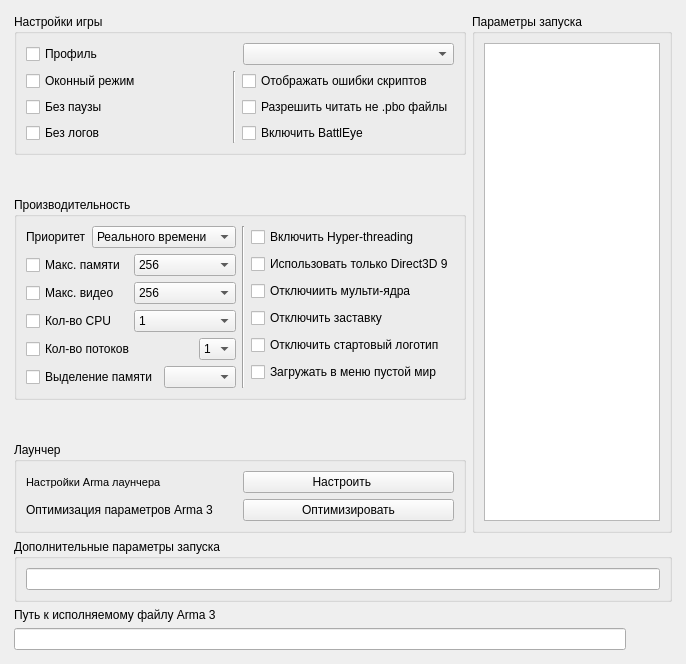
<?xml version="1.0" encoding="UTF-8"?>
<ui version="4.0">
 <class>GameSettingsView</class>
 <widget class="QWidget" name="GameSettingsView">
  <property name="geometry">
   <rect>
    <x>0</x>
    <y>0</y>
    <width>649</width>
    <height>664</height>
   </rect>
  </property>
  <layout class="QVBoxLayout" name="verticalLayout">
   <property name="leftMargin">
    <number>14</number>
   </property>
   <property name="topMargin">
    <number>14</number>
   </property>
   <property name="rightMargin">
    <number>14</number>
   </property>
   <property name="bottomMargin">
    <number>14</number>
   </property>
   <item>
    <layout class="QHBoxLayout" name="horizontalLayout_6">
     <item>
      <layout class="QVBoxLayout" name="verticalLayout_8">
       <item>
        <widget class="QGroupBox" name="settingsBox">
         <property name="title">
          <string>Настройки игры</string>
         </property>
         <layout class="QGridLayout" name="gridLayout_10">
          <item row="0" column="0">
           <layout class="QHBoxLayout" name="horizontalLayout_45">
            <item>
             <widget class="QCheckBox" name="check_name">
              <property name="toolTip">
               <string>Профиль, который будет,
выбран при запуске игры.</string>
              </property>
              <property name="text">
               <string>Профиль</string>
              </property>
             </widget>
            </item>
            <item>
             <widget class="QComboBox" name="name"/>
            </item>
           </layout>
          </item>
          <item row="1" column="0">
           <layout class="QHBoxLayout" name="horizontalLayout_7">
            <item>
             <layout class="QVBoxLayout" name="verticalLayout_9">
              <item>
               <widget class="QCheckBox" name="window">
                <property name="toolTip">
                 <string>Запуск игры,
в оконном режиме.</string>
                </property>
                <property name="text">
                 <string>Оконный режим</string>
                </property>
               </widget>
              </item>
              <item>
               <widget class="QCheckBox" name="noPause">
                <property name="toolTip">
                 <string>При альтабе, игра будет
продолжать расчитывать сцену.</string>
                </property>
                <property name="text">
                 <string>Без паузы</string>
                </property>
               </widget>
              </item>
              <item>
               <widget class="QCheckBox" name="noLogs">
                <property name="toolTip">
                 <string>Игра не будет сохранять логи работы,
увеличивает производительность.</string>
                </property>
                <property name="text">
                 <string>Без логов</string>
                </property>
               </widget>
              </item>
             </layout>
            </item>
            <item>
             <widget class="Line" name="line_2">
              <property name="orientation">
               <enum>Qt::Vertical</enum>
              </property>
             </widget>
            </item>
            <item>
             <layout class="QVBoxLayout" name="verticalLayout_10">
              <item>
               <widget class="QCheckBox" name="showScriptErrors">
                <property name="toolTip">
                 <string>Отображение ошибок
аддонов и миссий.</string>
                </property>
                <property name="text">
                 <string>Отображать ошибки скриптов</string>
                </property>
               </widget>
              </item>
              <item>
               <widget class="QCheckBox" name="noFilePatching">
                <property name="toolTip">
                 <string>&lt;html&gt;&lt;head/&gt;&lt;body&gt;&lt;p&gt;Разрешение на считывание файлов не запакованных в .pbo&lt;/p&gt;&lt;p&gt;&lt;br/&gt;&lt;/p&gt;&lt;/body&gt;&lt;/html&gt;</string>
                </property>
                <property name="text">
                 <string>Разрешить читать не .pbo файлы</string>
                </property>
               </widget>
              </item>
              <item>
               <widget class="QCheckBox" name="battleEye">
                <property name="toolTip">
                 <string>Автоматически при запуске,
включать сервис BattlEye.</string>
                </property>
                <property name="text">
                 <string>Включить BattlEye</string>
                </property>
               </widget>
              </item>
             </layout>
            </item>
           </layout>
          </item>
         </layout>
        </widget>
       </item>
       <item>
        <spacer name="verticalSpacer_2">
         <property name="orientation">
          <enum>Qt::Vertical</enum>
         </property>
         <property name="sizeHint" stdset="0">
          <size>
           <width>20</width>
           <height>40</height>
          </size>
         </property>
        </spacer>
       </item>
       <item>
        <widget class="QGroupBox" name="performanceBox">
         <property name="title">
          <string>Производительность</string>
         </property>
         <layout class="QHBoxLayout" name="horizontalLayout_46">
          <item>
           <layout class="QVBoxLayout" name="verticalLayout_37">
            <item>
             <layout class="QHBoxLayout" name="horizontalLayout_47">
              <item>
               <widget class="QLabel" name="label_priorityLaunch">
                <property name="sizePolicy">
                 <sizepolicy hsizetype="Maximum" vsizetype="Fixed">
                  <horstretch>0</horstretch>
                  <verstretch>0</verstretch>
                 </sizepolicy>
                </property>
                <property name="minimumSize">
                 <size>
                  <width>0</width>
                  <height>20</height>
                 </size>
                </property>
                <property name="text">
                 <string>Приоритет</string>
                </property>
               </widget>
              </item>
              <item>
               <widget class="QComboBox" name="priorityLaunch">
                <property name="toolTip">
                 <string>Приоритет работы в ОС.</string>
                </property>
                <item>
                 <property name="text">
                  <string>Реального времени</string>
                 </property>
                </item>
                <item>
                 <property name="text">
                  <string>Высокий</string>
                 </property>
                </item>
                <item>
                 <property name="text">
                  <string>Выше среднего</string>
                 </property>
                </item>
                <item>
                 <property name="text">
                  <string>Обычный</string>
                 </property>
                </item>
                <item>
                 <property name="text">
                  <string>Ниже среднего</string>
                 </property>
                </item>
                <item>
                 <property name="text">
                  <string>Низкий</string>
                 </property>
                </item>
               </widget>
              </item>
             </layout>
            </item>
            <item>
             <layout class="QHBoxLayout" name="horizontalLayout_48">
              <item>
               <widget class="QCheckBox" name="check_maxMem">
                <property name="minimumSize">
                 <size>
                  <width>0</width>
                  <height>20</height>
                 </size>
                </property>
                <property name="toolTip">
                 <string>Максимальное кол-во памяти ОЗУ
которые будет использовать игра.
Из-за того что игра 32-битная
игра использует максимум 2048.</string>
                </property>
                <property name="text">
                 <string>Макс. памяти</string>
                </property>
               </widget>
              </item>
              <item>
               <widget class="QComboBox" name="maxMem">
                <item>
                 <property name="text">
                  <string>256</string>
                 </property>
                </item>
                <item>
                 <property name="text">
                  <string>512</string>
                 </property>
                </item>
                <item>
                 <property name="text">
                  <string>1024</string>
                 </property>
                </item>
                <item>
                 <property name="text">
                  <string>1536</string>
                 </property>
                </item>
                <item>
                 <property name="text">
                  <string>2048</string>
                 </property>
                </item>
               </widget>
              </item>
             </layout>
            </item>
            <item>
             <layout class="QHBoxLayout" name="horizontalLayout_49">
              <item>
               <widget class="QCheckBox" name="check_maxVRAM">
                <property name="minimumSize">
                 <size>
                  <width>0</width>
                  <height>20</height>
                 </size>
                </property>
                <property name="toolTip">
                 <string>Максимальное кол-во видео памяти 
которые будет использовать игра.
Из-за того что игра 32-битная
игра использует максимум 2048.</string>
                </property>
                <property name="text">
                 <string>Макс. видео</string>
                </property>
               </widget>
              </item>
              <item>
               <widget class="QComboBox" name="maxVRAM">
                <item>
                 <property name="text">
                  <string>256</string>
                 </property>
                </item>
                <item>
                 <property name="text">
                  <string>512</string>
                 </property>
                </item>
                <item>
                 <property name="text">
                  <string>1024</string>
                 </property>
                </item>
                <item>
                 <property name="text">
                  <string>1536</string>
                 </property>
                </item>
                <item>
                 <property name="text">
                  <string>2048</string>
                 </property>
                </item>
               </widget>
              </item>
             </layout>
            </item>
            <item>
             <layout class="QHBoxLayout" name="horizontalLayout_50">
              <item>
               <widget class="QCheckBox" name="check_cpuCount">
                <property name="minimumSize">
                 <size>
                  <width>0</width>
                  <height>20</height>
                 </size>
                </property>
                <property name="toolTip">
                 <string>Кол-во CPU, которые будет использовать игра.</string>
                </property>
                <property name="text">
                 <string>Кол-во CPU</string>
                </property>
               </widget>
              </item>
              <item>
               <widget class="QComboBox" name="cpuCount">
                <item>
                 <property name="text">
                  <string>1</string>
                 </property>
                </item>
                <item>
                 <property name="text">
                  <string>2</string>
                 </property>
                </item>
                <item>
                 <property name="text">
                  <string>3</string>
                 </property>
                </item>
                <item>
                 <property name="text">
                  <string>4</string>
                 </property>
                </item>
                <item>
                 <property name="text">
                  <string>5</string>
                 </property>
                </item>
                <item>
                 <property name="text">
                  <string>6</string>
                 </property>
                </item>
                <item>
                 <property name="text">
                  <string>7</string>
                 </property>
                </item>
                <item>
                 <property name="text">
                  <string>8</string>
                 </property>
                </item>
               </widget>
              </item>
             </layout>
            </item>
            <item>
             <layout class="QHBoxLayout" name="horizontalLayout_51">
              <item>
               <widget class="QCheckBox" name="check_exThreads">
                <property name="minimumSize">
                 <size>
                  <width>0</width>
                  <height>20</height>
                 </size>
                </property>
                <property name="toolTip">
                 <string>Кол-во потоков, которые игра будет использовать.</string>
                </property>
                <property name="text">
                 <string>Кол-во потоков</string>
                </property>
               </widget>
              </item>
              <item>
               <widget class="QComboBox" name="exThreads">
                <property name="sizePolicy">
                 <sizepolicy hsizetype="Maximum" vsizetype="Fixed">
                  <horstretch>0</horstretch>
                  <verstretch>0</verstretch>
                 </sizepolicy>
                </property>
                <item>
                 <property name="text">
                  <string>1</string>
                 </property>
                </item>
                <item>
                 <property name="text">
                  <string>3</string>
                 </property>
                </item>
                <item>
                 <property name="text">
                  <string>5</string>
                 </property>
                </item>
                <item>
                 <property name="text">
                  <string>7</string>
                 </property>
                </item>
               </widget>
              </item>
             </layout>
            </item>
            <item>
             <layout class="QHBoxLayout" name="horizontalLayout_52">
              <item>
               <widget class="QCheckBox" name="check_malloc">
                <property name="minimumSize">
                 <size>
                  <width>0</width>
                  <height>20</height>
                 </size>
                </property>
                <property name="toolTip">
                 <string>Тип выделения памяти,
Стандартный tbb4_malloc.</string>
                </property>
                <property name="text">
                 <string>Выделение памяти</string>
                </property>
               </widget>
              </item>
              <item>
               <widget class="QComboBox" name="malloc"/>
              </item>
             </layout>
            </item>
           </layout>
          </item>
          <item>
           <widget class="Line" name="line_6">
            <property name="orientation">
             <enum>Qt::Vertical</enum>
            </property>
           </widget>
          </item>
          <item>
           <layout class="QVBoxLayout" name="verticalLayout_38">
            <item>
             <widget class="QCheckBox" name="enableHT">
              <property name="minimumSize">
               <size>
                <width>0</width>
                <height>20</height>
               </size>
              </property>
              <property name="toolTip">
               <string>Многопоточность, 
используется в основном на процессорах Intel.</string>
              </property>
              <property name="text">
               <string>Включить Hyper-threading</string>
              </property>
             </widget>
            </item>
            <item>
             <widget class="QCheckBox" name="winxp">
              <property name="minimumSize">
               <size>
                <width>0</width>
                <height>20</height>
               </size>
              </property>
              <property name="toolTip">
               <string>Использование DX9, 
применяется для ОС WinXP.</string>
              </property>
              <property name="text">
               <string>Использовать только Direct3D 9</string>
              </property>
             </widget>
            </item>
            <item>
             <widget class="QCheckBox" name="noCB">
              <property name="minimumSize">
               <size>
                <width>0</width>
                <height>20</height>
               </size>
              </property>
              <property name="toolTip">
               <string>Используется лишь 1 ядро процессора.</string>
              </property>
              <property name="text">
               <string>Отключиить мульти-ядра</string>
              </property>
             </widget>
            </item>
            <item>
             <widget class="QCheckBox" name="nosplash">
              <property name="minimumSize">
               <size>
                <width>0</width>
                <height>20</height>
               </size>
              </property>
              <property name="toolTip">
               <string>Отключить заставку при запуске,
уменьшает время запуска игры.</string>
              </property>
              <property name="text">
               <string>Отключить заставку</string>
              </property>
             </widget>
            </item>
            <item>
             <widget class="QCheckBox" name="skipIntro">
              <property name="minimumSize">
               <size>
                <width>0</width>
                <height>20</height>
               </size>
              </property>
              <property name="toolTip">
               <string>Отключить логотипы игры при запуске,
уменьшает время запуска игры.</string>
              </property>
              <property name="text">
               <string>Отключить стартовый логотип</string>
              </property>
             </widget>
            </item>
            <item>
             <widget class="QCheckBox" name="worldEmpty">
              <property name="minimumSize">
               <size>
                <width>0</width>
                <height>20</height>
               </size>
              </property>
              <property name="toolTip">
               <string>В меню загружается пустой мир,
ускоряет время запуска игры.</string>
              </property>
              <property name="text">
               <string>Загружать в меню пустой мир</string>
              </property>
             </widget>
            </item>
           </layout>
          </item>
         </layout>
        </widget>
       </item>
       <item>
        <spacer name="verticalSpacer">
         <property name="orientation">
          <enum>Qt::Vertical</enum>
         </property>
         <property name="sizeHint" stdset="0">
          <size>
           <width>20</width>
           <height>40</height>
          </size>
         </property>
        </spacer>
       </item>
       <item>
        <widget class="QGroupBox" name="optimizeBox">
         <property name="title">
          <string>Лаунчер</string>
         </property>
         <layout class="QGridLayout" name="gridLayout_11">
          <item row="0" column="0">
           <layout class="QVBoxLayout" name="verticalLayout_11">
            <item>
             <widget class="QLabel" name="launcherSettings_label">
              <property name="sizePolicy">
               <sizepolicy hsizetype="Preferred" vsizetype="Minimum">
                <horstretch>0</horstretch>
                <verstretch>0</verstretch>
               </sizepolicy>
              </property>
              <property name="font">
               <font>
                <pointsize>8</pointsize>
               </font>
              </property>
              <property name="text">
               <string>Настройки Arma лаунчера</string>
              </property>
             </widget>
            </item>
            <item>
             <widget class="QLabel" name="label_optimize">
              <property name="sizePolicy">
               <sizepolicy hsizetype="Preferred" vsizetype="Minimum">
                <horstretch>0</horstretch>
                <verstretch>0</verstretch>
               </sizepolicy>
              </property>
              <property name="text">
               <string>Оптимизация параметров Arma 3</string>
              </property>
             </widget>
            </item>
           </layout>
          </item>
          <item row="0" column="1">
           <layout class="QVBoxLayout" name="verticalLayout_12">
            <item>
             <widget class="QPushButton" name="launcherSettings">
              <property name="toolTip">
               <string>Настройки лаунчера</string>
              </property>
              <property name="text">
               <string>   Настроить       </string>
              </property>
              <property name="icon">
               <iconset resource="../../../../resources/icons.qrc">
                <normaloff>:/icons/images/darkstyle/wrench10.png</normaloff>:/icons/images/darkstyle/wrench10.png</iconset>
              </property>
             </widget>
            </item>
            <item>
             <widget class="QPushButton" name="optimize">
              <property name="toolTip">
               <string>Оптимизация параметров игры</string>
              </property>
              <property name="text">
               <string>Оптимизировать</string>
              </property>
              <property name="icon">
               <iconset resource="../../../../resources/icons.qrc">
                <normaloff>:/icons/images/darkstyle/computer monitor1.png</normaloff>:/icons/images/darkstyle/computer monitor1.png</iconset>
              </property>
             </widget>
            </item>
           </layout>
          </item>
         </layout>
        </widget>
       </item>
      </layout>
     </item>
     <item>
      <widget class="QGroupBox" name="runParametersBox">
       <property name="sizePolicy">
        <sizepolicy hsizetype="Fixed" vsizetype="Preferred">
         <horstretch>0</horstretch>
         <verstretch>0</verstretch>
        </sizepolicy>
       </property>
       <property name="maximumSize">
        <size>
         <width>200</width>
         <height>16777215</height>
        </size>
       </property>
       <property name="title">
        <string>Параметры запуска</string>
       </property>
       <layout class="QGridLayout" name="gridLayout_12">
        <item row="0" column="0">
         <widget class="QTextBrowser" name="runParameters">
          <property name="sizePolicy">
           <sizepolicy hsizetype="Preferred" vsizetype="Preferred">
            <horstretch>0</horstretch>
            <verstretch>0</verstretch>
           </sizepolicy>
          </property>
          <property name="font">
           <font>
            <pointsize>7</pointsize>
           </font>
          </property>
         </widget>
        </item>
       </layout>
      </widget>
     </item>
    </layout>
   </item>
   <item>
    <layout class="QVBoxLayout" name="verticalLayout_13">
     <item>
      <widget class="QGroupBox" name="label_addParameters">
       <property name="sizePolicy">
        <sizepolicy hsizetype="Minimum" vsizetype="Minimum">
         <horstretch>0</horstretch>
         <verstretch>0</verstretch>
        </sizepolicy>
       </property>
       <property name="title">
        <string>Дополнительные параметры запуска</string>
       </property>
       <layout class="QVBoxLayout" name="verticalLayout_41">
        <item>
         <widget class="QLineEdit" name="addParameters">
          <property name="clearButtonEnabled">
           <bool>true</bool>
          </property>
         </widget>
        </item>
       </layout>
      </widget>
     </item>
     <item>
      <layout class="QVBoxLayout" name="verticalLayout_42">
       <item>
        <widget class="QLabel" name="label_24">
         <property name="sizePolicy">
          <sizepolicy hsizetype="Minimum" vsizetype="Fixed">
           <horstretch>0</horstretch>
           <verstretch>0</verstretch>
          </sizepolicy>
         </property>
         <property name="text">
          <string>Путь к исполняемому файлу Arma 3</string>
         </property>
        </widget>
       </item>
       <item>
        <layout class="QHBoxLayout" name="horizontalLayout_54">
         <item>
          <widget class="QLineEdit" name="pathFolder">
           <property name="readOnly">
            <bool>true</bool>
           </property>
           <property name="clearButtonEnabled">
            <bool>false</bool>
           </property>
          </widget>
         </item>
         <item>
          <widget class="QPushButton" name="pathBrowse">
           <property name="toolTip">
            <string>Обзор пути к исполняемому файлу</string>
           </property>
           <property name="icon">
            <iconset resource="../../../../resources/icons.qrc">
             <normaloff>:/icons/images/darkstyle/file99.png</normaloff>:/icons/images/darkstyle/file99.png</iconset>
           </property>
           <property name="iconSize">
            <size>
             <width>26</width>
             <height>26</height>
            </size>
           </property>
           <property name="flat">
            <bool>true</bool>
           </property>
          </widget>
         </item>
        </layout>
       </item>
      </layout>
     </item>
    </layout>
   </item>
  </layout>
 </widget>
 <resources>
  <include location="../../../../resources/icons.qrc"/>
 </resources>
 <connections/>
</ui>
